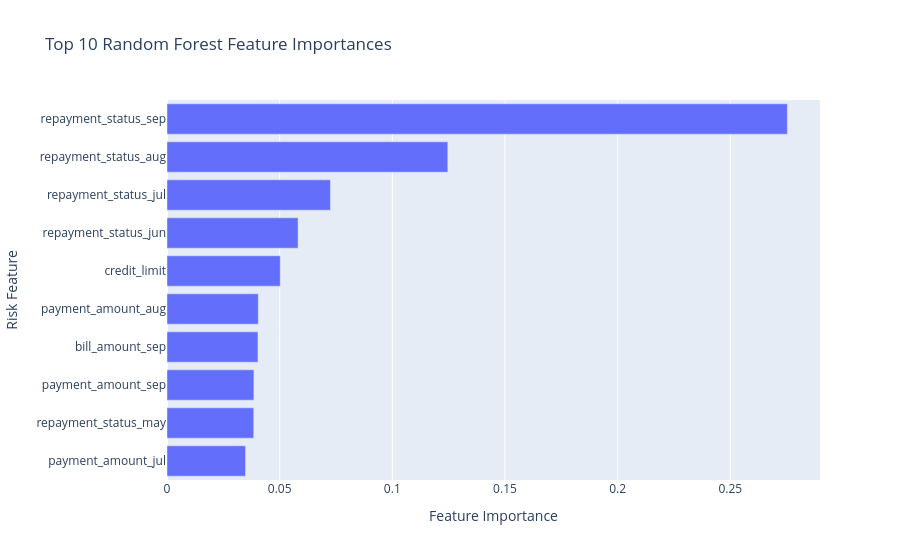

The code cell stored with this chart in its notebook:
### Code cell
fig = px.bar(
    feature_importance_df.head(10),
    x="Importance",
    y="Feature",
    orientation="h",
    title="Top 10 Random Forest Feature Importances",
    labels={
        "Importance": "Feature Importance",
        "Feature": "Risk Feature",
    },
)

fig.update_layout(
    yaxis={
        "categoryorder": "total ascending"
    }
)

fig.show()

### Figure 1 — Plotly figure (JSON) as saved in the notebook; plotly's stock layout.template omitted (floating-point values rounded to 4 significant figures)
{"data": [{"hovertemplate": "Feature Importance=%{x}<br>Risk Feature=%{y}<extra></extra>", "legendgroup": "", "marker": {"color": "#636efa", "pattern": {"shape": ""}}, "name": "", "orientation": "h", "showlegend": false, "textposition": "auto", "type": "bar", "x": [0.2753, 0.1246, 0.07255, 0.05818, 0.05027, 0.04051, 0.04037, 0.03857, 0.0385, 0.03485], "xaxis": "x", "y": ["repayment_status_sep", "repayment_status_aug", "repayment_status_jul", "repayment_status_jun", "credit_limit", "payment_amount_aug", "bill_amount_sep", "payment_amount_sep", "repayment_status_may", "payment_amount_jul"], "yaxis": "y"}], "layout": {"barmode": "relative", "legend": {"tracegroupgap": 0}, "title": {"text": "Top 10 Random Forest Feature Importances"}, "xaxis": {"anchor": "y", "domain": [0, 1], "title": {"text": "Feature Importance"}}, "yaxis": {"anchor": "x", "categoryorder": "total ascending", "domain": [0, 1], "title": {"text": "Risk Feature"}}}}
